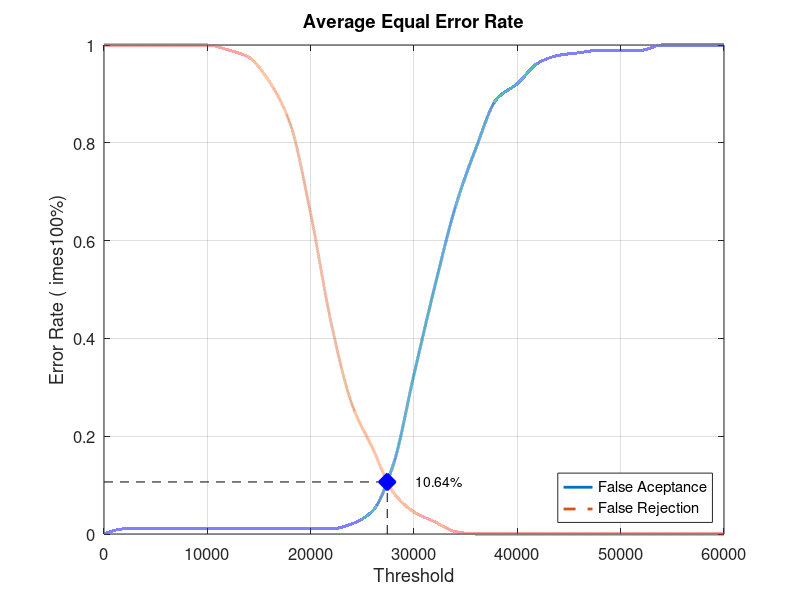
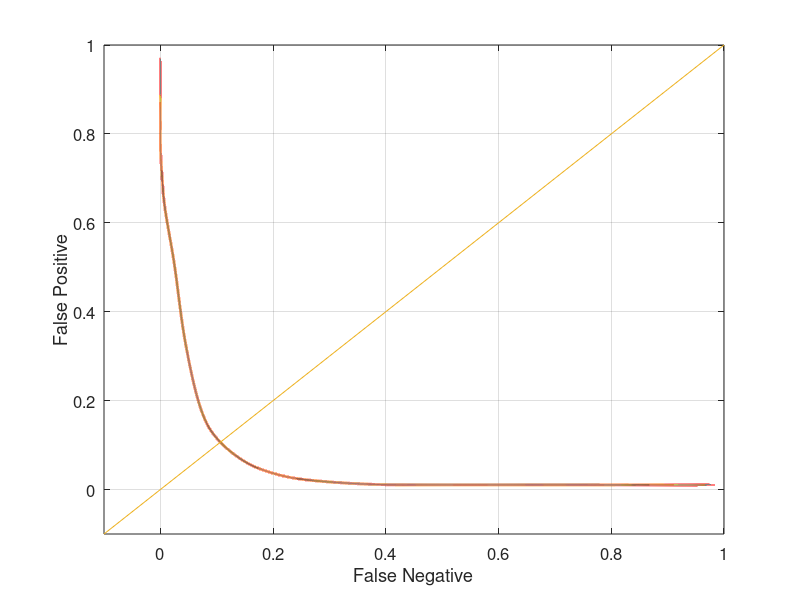

The MATLAB script that drew these images, in order:
close all;
clear;
clc;
x = 0:2000:60000;
xq = 0:0.5:60000;

y0 = [0 0.0105263 0.0105263 0.0105263 0.0105263 0.0105263 0.0105263 0.0105263 0.0105263 0.0105263 0.0105263 0.0105263 0.0210526 0.0473684 0.142105 0.326316 0.505263 0.668421 0.789474 0.889474 0.921053 0.963158 0.978947 0.984211 0.989474 0.989474 0.989474 1 1 1 1]
yy0 = interp1(x, y0, xq, 'pchip');
y1 = [1 1 1 1 1 1 0.99 0.975 0.925 0.84 0.655 0.43 0.265 0.175 0.085 0.045 0.025 0.005 0 0 0 0 0 0 0 0 0 0 0 0 0]
yy1 = interp1(x, y1, xq, 'pchip');

% Calculating EER: 
y2 = abs(y0 - y1);
find(y2 == min(y2))
yy2 = abs(yy0 - yy1);
xEER = find(yy2 == min(yy2));
xEERIndex = xq(xEER) % X-axis EER
yEER = yy0(xEER) % Y-axis EER

main = figure
plot(xq, yy0,'-','LineWidth', 2);	hold on
plot(xq, yy1,'--','LineWidth', 2);	hold on
plot([xEERIndex xEERIndex], [0 yEER], 'k--');	hold on
plot([0 xEERIndex], [yEER yEER], 'k--');	hold on
plot(xEERIndex, yEER, 'bx', 'LineWidth', 10);	hold on
text(xEERIndex + 10 * xEERIndex / 100, yEER, [num2str(round((10000 * yEER)) / 100) '%'])
legend('False Aceptance', 'False Rejection', 'Location', 'SouthEast')
xlabel('Threshold')
ylabel('Error Rate (	imes100%)')
title('Average Equal Error Rate')
set(gca, 'FontSize', 12)
axis([0 60000 0 1])
grid on

print(main, 'Database5_4Main', '-dpng');
FNRxFPR = figure('Color', [1 1 1]);
plot(yy1, yy0, '-', yy1, yy0, 'LineWidth', 2);
hold on
y = -0.1:0.1:1
plot(y, y); 
set(gca, 'FontSize', 12)
xlabel('False Negative')
ylabel('False Positive')
axis([-0.1 1 -0.1 1])
set(gca, 'FontSize', 12)
grid on

print(FNRxFPR, 'Database5_4FNRxFPR','-dpng');
